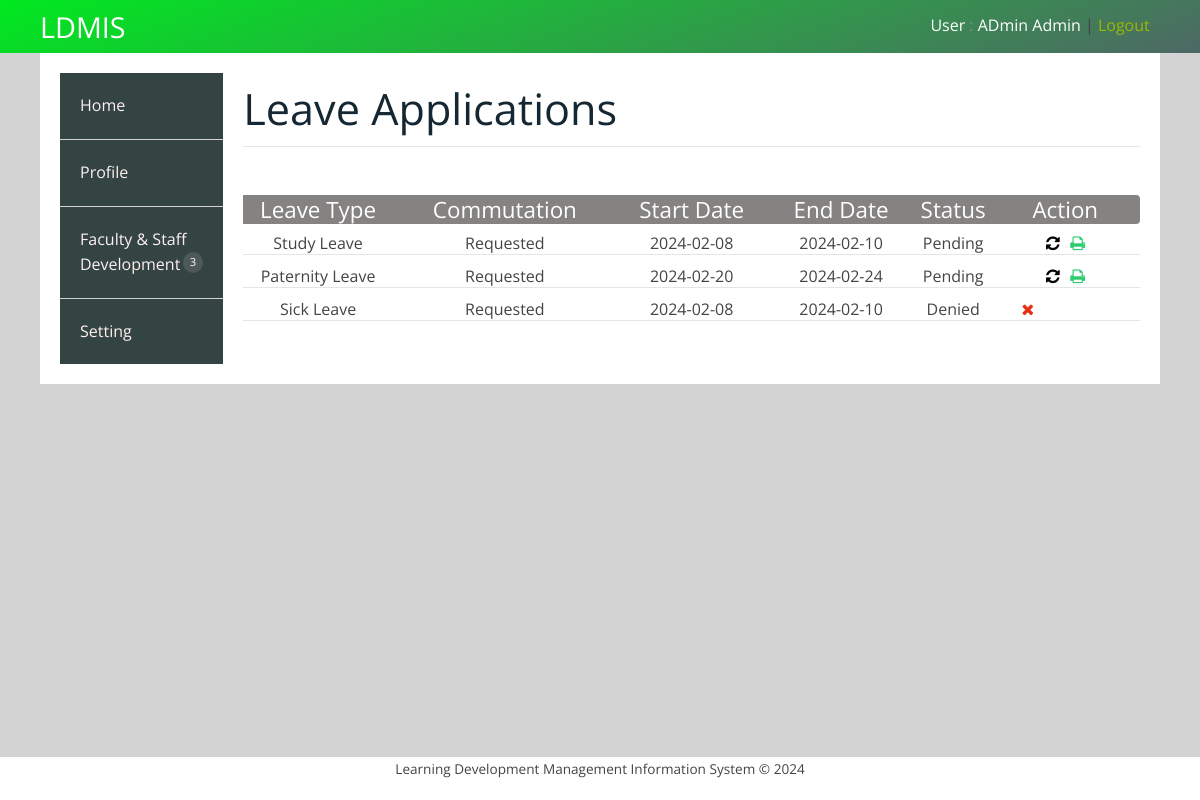
Page /user/leavestatus.php (signed in) on the committed database.
### tables this page shows
CREATE TABLE `leavedetails` (
  `Detail_Id` bigint(20) NOT NULL,
  `EmpId` bigint(20) NOT NULL,
  `TypesLeaveId` varchar(20) NOT NULL,
  `Commutation` varchar(20) NOT NULL,
  `StateDate` date NOT NULL,
  `EndDate` date NOT NULL,
  `LeaveStatus` varchar(50) NOT NULL
);

### user/leavestatus.php (the view, shortened to what this page needs)
<?php include('userheader.php'); ?>
<?php
  $dbs = new database();
  $db=$dbs->connection();
  $empid = $_SESSION['User']['EmployeeId'];
  $leavedetails = mysqli_query($db,"SELECT * FROM leavedetails WHERE EmpId='$empid'");
?>
            <div class="s-12 l-10">
               <h1>Leave Applications</h1><hr>
               	<div class="s-12 l-2">
               		<h4 style="background: #858282; color: white; text-align: center;">Leave Type</h4>
               	</div>
               	<div class="s-12 l-3">
               		<h4 style="background: #858282; color: white; text-align: center;">Commutation</h4>
               	</div>
               	<div class="s-12 l-2">
               		<h4 style="background: #858282; color: white; text-align: center;">Start Date</h4>
               	</div>
               	<div class="s-12 l-2">
               		<h4 style="background: #858282; color: white; text-align: center;">End Date</h4>
               	</div>
               	<div class="s-12 l-1">
               		<h4 style="background: #858282; color: white; text-align: center;">Status</h4>
               	</div>
               	<div class="s-12 l-2">
               		<h4 style="background: #858282; color: white; text-align: center; border-radius: 0px 4px 4px 0px;">Action</h4>
               	</div>
               <?php $i=1; while($rom = mysqli_fetch_assoc($leavedetails)) {
			      $typen = mysqli_fetch_assoc($typename); ?>
	               	<div class="s-12 l-2" style="text-align: center;"><?php echo ucfirst((isset($rom['TypesLeaveId']))?$rom['TypesLeaveId']:""); ?></div>
	               	<div class="s-12 l-3" style="text-align: center;"><?php echo(isset($rom['Commutation']))?$rom['Commutation']:""; ?></div>
	               	<div class="s-12 l-2" style="text-align: center;"><?php echo(isset($rom['StateDate']))?$rom['StateDate']:""; ?></div>
	               	<div class="s-12 l-2" style="text-align: center;"><?php echo(isset($rom['EndDate']))?$rom['EndDate']:""; ?></div>
	               	<div class="s-12 l-1" style="text-align: center;"><?php echo(isset($rom['LeaveStatus']))?$rom['LeaveStatus']:""; ?></div>
	               	<?php if($rom['LeaveStatus'] == "Pending") {?>
	               		<div class="s-12 l-1" style="text-align: center; padding-left: 50px;""><a onclick="history.go(0)" title="Refresh"><i class="la fa fa-refresh" style="color: #050100;" aria-hidden="true"></i></a></div>
						<div class="s-12 l-1" style="text-align: center; padding-right: 50px;">
							<a title="Print" onclick="printLeaveApplication('<?php echo $rom['EmpId']; ?>')">
								<i class="fa fa-print" style="color: #2ecc71;" aria-hidden="true"></i>
							</a>
						</div>
	               	<?php } else {?>
	               		<div class="s-12 l-1" style="text-align: center;"><a title="Denied"><i class="fa fa-times" style="color: #E83114;" aria-hidden="true"></i></a></div>
	               	<?php } ?>
	            		<hr style="margin-bottom: 10px;">
     				<?php } ?>
               </div>
<?php include('userfooter.php'); ?>

### user/css/responsee.css (style rules this page uses)
* { -webkit-box-sizing:border-box; -moz-box-sizing:border-box; box-sizing:border-box; margin:0; }
body { background:none repeat scroll 0 0 #d3d3d3; font-size:16px; font-family:"Open Sans",Arial,sans-serif; color:#444; }
h1,h2,h3,h4,h5,h6 { color:#152732; font-weight: normal; line-height: 1.3; margin:0.5rem 0; }
h1 { font-size:2.7rem; }
h4 { font-size:1.4rem; }
a, a:link, a:visited, a:hover, a:active { text-decoration:none; color:#9BB800; transition:color 0.20s linear 0s; -o-transition:color 0.20s linear 0s; -ms-transition:color 0.20s linear 0s; -moz-transition:color 0.20s linear 0s; -webkit-transition:color 0.20s linear 0s; }
hr { border: 0; border-top: 1px solid #e5e5e5; clear:both; height:0; margin:2.5rem auto; margin-top: 8px; }
.s-1, .s-2, .s-five,.s-3, .s-4, .s-5, .s-6, .s-7, .s-8, .s-9, .s-10, .s-11, .s-12, .m-1, .m-2, .m-five, .m-3, .m-4, .m-5, .m-6, .m-7, .m-8, .m-9, .m-10, .m-11, .m-12, .l-1, .l-2, .l-five, .l-3, .l-4, .l-5, .l-6, .l-7, .l-8, .l-9, .l-10, .l-11, .l-12 { float:left; position:static; }
.s-12 { width:100%; }
.margin > .s-1,.margin > .s-2,.margin > .s-five,.margin > .s-3,.margin > .s-4,.margin > .s-5,.margin > .s-6,.margin > .s-7,.margin > .s-8,.margin > .s-9,.margin > .s-10,.margin > .s-11,.margin > .s-12, .margin > .m-1,.margin > .m-2,.margin > .m-five,.margin > .m-3,.margin > .m-4,.margin > .m-5,.margin > .m-6,.margin > .m-7,.margin > .m-8,.margin > .m-9,.margin > .m-10,.margin > .m-11,.margin > .m-12, .margin > .l-1,.margin > .l-2,.margin > .l-five,.margin > .l-3,.margin > .l-4,.margin > .l-5,.margin > .l-6,.margin > .l-7,.margin > .l-8,.margin > .l-9,.margin > .l-10,.margin > .l-11,.margin > .l-12 { padding:0 0.625rem; }
.l-1 { width:8.3333%; }
.l-2 { width:16.6666%; }
.l-3 { width:25%; }
.l-10 { width:83.3333%; }

### rows in the picture
leavedetails: TypesLeaveId "Study Leave", Commutation "Requested", StateDate "2024-02-08", EndDate "2024-02-10", LeaveStatus "Pending"
leavedetails: TypesLeaveId "Paternity Leave", Commutation "Requested", StateDate "2024-02-20", EndDate "2024-02-24", LeaveStatus "Pending"
leavedetails: TypesLeaveId "Sick Leave", Commutation "Requested", StateDate "2024-02-08", EndDate "2024-02-10", LeaveStatus "Denied"

### other values in the picture
$_SESSION['User']['FirstName'] "ADmin"
$_SESSION['User']['LastName'] "Admin"
